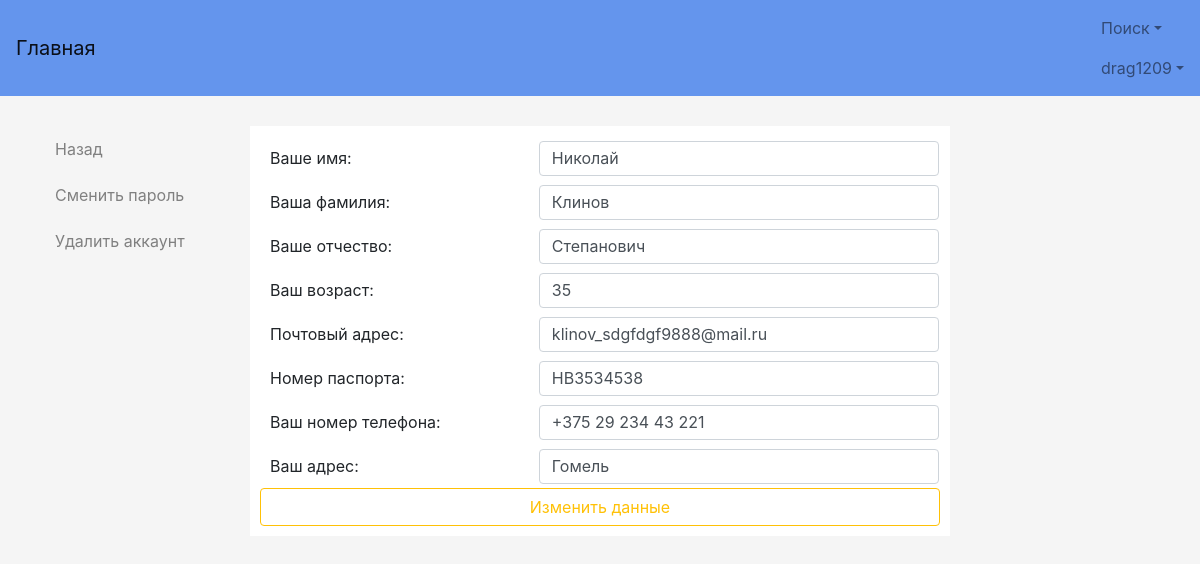
/profile/editprofile (signed in), run on the app's committed database.
### TOFI/models.py (models this page shows, shortened)
class MyUser(AbstractBaseUser):
    username = models.CharField(verbose_name='Логин', max_length=50, unique=True)
    password = models.CharField(verbose_name='Пароль', max_length=50)
    name = models.CharField(verbose_name='Имя', max_length=50)
    surname = models.CharField(verbose_name='Фамилия', max_length=50)
    last_name = models.CharField(verbose_name='Отчество', max_length=50)
    age = models.IntegerField(verbose_name='Возраст')
    passport_id = models.CharField(verbose_name='Номер паспорта', max_length=50, unique=True)
    phone = models.CharField(verbose_name='Телефон', max_length=50)
    address = models.CharField(verbose_name='Адрес', max_length=50)
    email = models.CharField(verbose_name='Электронная почта', max_length=50, unique=True)
    taxpayer_account_number = models.IntegerField(verbose_name='УНН', null=True)
    license_field = models.CharField(verbose_name='Лицензия', max_length=50, null=True)
    ie = models.BooleanField(verbose_name='ИП', default=False)
    balance = models.FloatField(verbose_name='', default=0)
    user_card_id = models.ManyToManyField(UserCard, default=None)
    objects = MyUserManager()
    USERNAME_FIELD = 'username'
    REQUIRED_FIELDS = ['name', 'surname', 'last_name', 'age', 'passport_id', 'phone', 'address', 'email', 'ie']
    is_active = models.BooleanField(default=True)
    reason_block = models.CharField(max_length=100, null=True)
    is_admin = models.BooleanField(default=False)
    is_moder = models.BooleanField(default=False)
    wrong_password_number = models.IntegerField(default=0)

### user_profile/views.py (the view)
# urls.py: url(r'editprofile', views.edit_profile, name='EditProfile'),
def edit_profile(request):
    if request.user.is_anonymous or not request.user.is_active:
        return HttpResponseRedirect("/login")
    error = ''
    class EditProfile(forms.Form):
        name = forms.CharField(label="Ваше имя:", max_length=50, required=True, initial=request.user.name,
                               validators=[RegexValidator('^[а-яА-Я]*$')])
        surname = forms.CharField(label="Ваша фамилия:", max_length=50, required=True, initial=request.user.surname,
                                  validators=[RegexValidator('^[а-яА-Я]*$')])
        last_name = forms.CharField(label="Ваше отчество:", max_length=50, required=True, initial=request.user.last_name,
                                    validators=[RegexValidator('^[а-яА-Я]*$')])
        age = forms.IntegerField(label="Ваш возраст:", required=True, initial=request.user.age,
                                 validators=[MaxValueValidator(100), MinValueValidator(18)])
        email = forms.CharField(label="Почтовый адрес:", max_length=50, required=True, initial=request.user.email,
                                validators=[EmailValidator()])
        passport_id = forms.CharField(label='Номер паспорта:', max_length='9', min_length=9, required=True,
                                      validators=[RegexValidator('^(АВ|ВМ|НВ|КН|МР|МС|КВ|РР|МН)[0-9]{7,7}$')],
                                      initial=request.user.passport_id)
        phone = forms.CharField(label="Ваш номер телефона:", max_length=50, required=True, initial=request.user.phone,
                                validators=[RegexValidator('^\+[0-9\-\ ]*$')])
        address = forms.CharField(label="Ваш адрес:", max_length=50, required=True, initial=request.user.address,
                                  validators=[RegexValidator('^[0-9а-яА-Я/./,/;/ /-]*$')])
    if request.method == 'POST':
        form = EditProfile(request.POST)
        if form.is_valid():
            list_users = models.MyUser.objects.all()
            for us in list_users:
                if us.email == form.cleaned_data['email']:
                    if us.username != request.user.username:
                        error = "Пользователь с таким почтовым адресом уже зарегистрирован"
                        return render(request, "Profile/EditProfile.html", {'form': form, 'error': error})
                if us.passport_id == form.cleaned_data['passport_id']:
                    if us.username != request.user.username:
                        error = "Пользователь с таким номером пасспорта уже зарегистрирован"
                        return render(request, "Profile/EditProfile.html", {'form': form, 'error': error})
            user = request.user
            user.email = form.cleaned_data['email']
            user.name = form.cleaned_data['name']
            user.surname = form.cleaned_data['surname']
            user.last_name = form.cleaned_data['last_name']
            user.age = form.cleaned_data['age']
            user.passport_id = form.cleaned_data['passport_id']
            user.phone = form.cleaned_data['phone']
            user.address = form.cleaned_data['address']
            try:
                models.MyUser.objects.get(
                    email=form.cleaned_data['email'],
                    name=form.cleaned_data['name'],
                    surname=form.cleaned_data['surname'],
                    last_name=form.cleaned_data['last_name'],
                    age=form.cleaned_data['age'],
                    passport_id=form.cleaned_data['passport_id'],
                    phone=form.cleaned_data['phone'],
                    address=form.cleaned_data['address']
                )
                return HttpResponseRedirect('/profile/editprofile')
            except models.MyUser.DoesNotExist:
                user.save()
                return render(request, 'Profile/EditProfileDone.html')
        else:
            err = form.errors.as_data()
            print(err)
            if 'phone' in err:
                error = 'Недопустимый номер телефона!(Пример: +375 12 345 67 89)'
            if 'username' in err:
                error = 'Пользователь с таким логином уже существует!'
            if 'name' in err:
                error = 'Недопустимые символы в поле Имя!(Допустимы только буквы русского алфавита)'
            if 'surname' in err:
                error = 'Недопустимые символы в поле Фамилия!(Допустимы только буквы русского алфавита)'
            if 'last_name' in err:
                error = 'Недопустимые символы в поле Отчество!(Допустимы только буквы русского алфавита)'
            if 'age' in err:
                error = 'Недопустимые значение в поле Возраст!(Возраст должен быть от 18 до 110)'
            if 'email' in err:
                error = 'Недопустимые значение в поле Email!(Пример: abcd@efg.com)'
            if 'address' in err:
                error = 'Недопустимые значение в поле Адрес!Допустимы только буквы русского алфавита ' \
                        'и знаки пунктуации)'
            if 'passport_id' in err:
                error = 'Недопустимые значение в поле Номер пасспорта!(Пример: AB1234567)'
    else:
        form = EditProfile()
    return render(request, "Profile/EditProfile.html", {'form': form, 'error': error})

### TOFI/templates/Profile/EditProfile.html (shortened to what this page needs)
{% extends "base.html" %}
{% block content %}
    <table class="left">
        <tr>
            <td class="padding">
                <a class="btn button7 text-left form-control" href="{% url 'Profile' %}">Назад</a>
            </td>
        </tr>
        <tr>
            <td class="padding">
                <a class="btn button7 text-left form-control" href="{% url 'ChangePassword' %}">Сменить пароль</a>
            </td>
        </tr>
        <tr>
            <td class="padding">
                <a class="btn button7 text-left form-control" href="{% url 'DeleteMySelf' %}">Удалить аккаунт</a>
            </td>
        </tr>
    </table>
    <form method="POST" class="center">
        <table>
            {% for field in form %}
                <tr>
                    <td class="padding">{{ field.label }}</td>
                    <td>{{ field }}</td>
                </tr>
            {% endfor %}
        </table>
        <button type="submit" class="btn btn-outline-warning btn-block">Изменить данные</button>
    </form>
{% endblock %}

### TOFI/templates/base.html (shortened to what this page needs)
{% load staticfiles %}
<!DOCTYPE html>
<html lang="ru">
  <head>
      <link href="https://cdnjs.cloudflare.com/ajax/libs/twitter-bootstrap/4.0.0-alpha.5/css/bootstrap.min.css"
            rel="stylesheet">
      <link href="{% static 'style.css' %}" rel="stylesheet">
      <link href="http://ajax.googleapis.com/ajax/libs/jqueryui/1.8/themes/base/jquery-ui.css" rel="stylesheet"
            type="text/css"/>
      <link href="https://cdnjs.cloudflare.com/ajax/libs/bootstrap-datepicker/1.6.4/css/bootstrap-datepicker.min.css"
            rel="stylesheet" type="text/css">
      <link href="https://cdnjs.cloudflare.com/ajax/libs/bootstrap-datetimepicker/4.17.43/css/bootstrap-datetimepicker.min.css"
            rel="stylesheet" type="text/css">
  </head>
  <body>
  <nav class="navbar navbar-light">
      <a class="navbar-brand" href="{% url 'Main' %}">Главная</a>
      <ul class="nav navbar-nav">
          {% if request.user.is_anonymous %}
              <li class="nav-item active">
                  <a class="nav-link" href="{% url 'Registration' %}">Регистрация<span class="sr-only">(current)</span></a>
              </li>
              <li class="nav-item active">
                  <a class="nav-link" href="{% url 'Login' %}">Вход<span class="sr-only">(current)</span></a>
              </li>
              <li class="nav-item dropdown">
                  <a class="nav-link dropdown-toggle" href="#" id="supportedContentDropdown" data-toggle="dropdown"
                     aria-haspopup="true" aria-expanded="false">Поиск</a>
                  <div class="dropdown-menu" aria-labelledby="supportedContentDropdown">
                      <a class="dropdown-item" href="{% url 'SearchUser' %}">Поиск пользователей</a>
                      <a class="dropdown-item" href="{% url 'SearchRent' %}">Поиск жилья</a>
                  </div>
              </li>
            {% else %}
              <li class="nav-item dropdown">
                  <a class="nav-link dropdown-toggle" href="#" id="supportedContentDropdown" data-toggle="dropdown"
                     aria-haspopup="true" aria-expanded="false">Поиск</a>
              </li>
              <li class="nav-item dropdown">
                  <a class="nav-link dropdown-toggle" href="#" id="supportedContentDropdown" data-toggle="dropdown"
                     aria-haspopup="true" aria-expanded="false">{{ request.user.username }}</a>
              </li>
          {% endif %}
      </ul>
  </nav>
  <div class="main-body">
      <div class="container">
        {% block content %}
        {% endblock %}
    </div>
  </div>
  </body>
</html>

### TOFI/static/style.css (style rules this page uses)
.center { width: 100%; max-width: 700px; padding: 10px; margin: auto auto 50px; background: white; }
.height70 { height: 35px; }
a { color: darkslateblue; }
body { margin: auto; padding-bottom: 0; height: auto; background-color: whitesmoke; link: dodgerblue; }
table { width: 100%; }
.main-body { padding-top: 10px; padding-bottom: auto; margin-top: 20px; }
.left { position: fixed; overflow: auto; padding: 0; float: left; width: 240px; margin: auto auto 30px; }
.padding { padding: 10px; }
.button7 { color: gray; background-color: whitesmoke; height: 25px; padding: 0; width: 70%; box-shadow: none; border-style: hidden; }
.text-left { text-align: left; }
.navbar-light { background-color: cornflowerblue; }

### data on the page
MyUser: user.username "drag1209", form "Николай" "Клинов" "Степанович" "35" "klinov_sdgfdgf9888@mail.ru" "НВ3534538" "+375 29 234 43 221" "Гомель"

### other printed values
{{ field.label }} "Ваше имя:" "Ваша фамилия:" "Ваше отчество:" "Ваш возраст:" "Почтовый адрес:" "Номер паспорта:" "Ваш номер телефона:" "Ваш адрес:"
